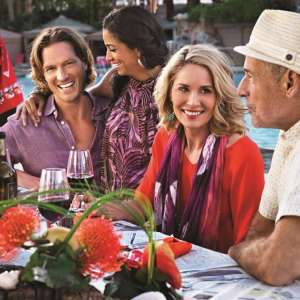
//> input picture 3_DevCpp/project/opencv/face.jpg, 300 x 300 px
$ ./FaceRecog face.jpg   (built with g++ and OpenCV 4)
//> lines starting //> are read from the running program, lines starting //| are printed output that depends on the picture; after the words box and inside, x2 and y2 are one past the last pixel; in counts of white or black regions, pixels touching at a corner belong together
//> further down, image is the input picture: 300 rows x 300 cols, CV_8UC3; mean B, G, R 95.3, 101.9, 140.3
#include <opencv2/core/core.hpp>
#include <opencv2/imgcodecs.hpp>
#include <opencv2/highgui/highgui.hpp>
#include <opencv2/objdetect/objdetect.hpp>
#include <opencv2/imgproc/imgproc.hpp>

#include <iostream>
#include <string>

using namespace cv;
using namespace std;

const string face_cascade_name("/usr/local/share/OpenCV/haarcascades/haarcascade_frontalface_alt.xml");
const string eyes_cascade_name("/usr/local/share/OpenCV/haarcascades/haarcascade_eye_tree_eyeglasses.xml");

CascadeClassifier face_cascade;
CascadeClassifier eyes_cascade;

/** @function detectAndDisplay */
int detectFace( Mat& frame )
{
    std::vector<Rect> faces;
    Mat frame_gray;

    // Convert to grey image
    cvtColor( frame, frame_gray, CV_BGR2GRAY );
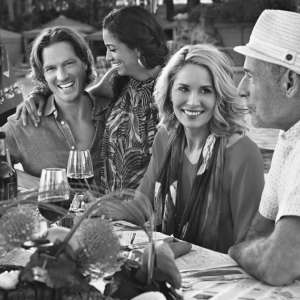
//> frame_gray: 300 rows x 300 cols, CV_8UC1; min 4, max 255, mean 112.6
    equalizeHist( frame_gray, frame_gray );
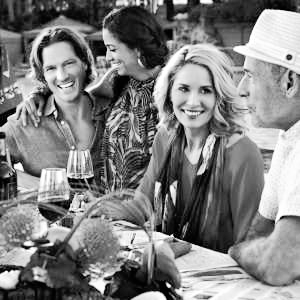
//> frame_gray: 300 rows x 300 cols, CV_8UC1; min 0, max 255, mean 128.2

    //-- Detect faces
    face_cascade.detectMultiScale( frame_gray, faces, 1.1, 2, 0|CV_HAAR_SCALE_IMAGE, Size(30, 30) );
//> faces = 2 Rects (x, y, width, height): [35, 47, 51, 51], [165, 68, 58, 58]

    if ( 0 == faces.size() ) return 0;

    for( size_t i = 0; i < faces.size(); i++ )
    {
        Point center( faces[i].x + faces[i].width*0.5,
                faces[i].y + faces[i].height*0.5 );
        ellipse( frame, center,
                Size( faces[i].width*0.5, faces[i].height*0.5), 0, 0, 360,
                Scalar( 255, 0, 255 ), 4, 8, 0 );

        Mat faceROI = frame_gray( faces[i] );
        std::vector<Rect> eyes;

        //-- In each face, detect eyes
        eyes_cascade.detectMultiScale( faceROI, eyes, 1.1, 2, 0 |CV_HAAR_SCALE_IMAGE, Size(30, 30) );

        for( size_t j = 0; j < eyes.size(); j++ )
        {
            Point center( faces[i].x + eyes[j].x + eyes[j].width*0.5,
                    faces[i].y + eyes[j].y + eyes[j].height*0.5 );
            int radius = cvRound( (eyes[j].width + eyes[j].height)*0.25 );
            circle( frame, center, radius, Scalar( 255, 0, 0 ), 4, 8, 0 );
        }
    }
//> this loop made 2 passes
//> center on passes 1 to 2: Point(60, 72), Point(194, 97)
//> pass 1, in detectFace, `Mat faceROI = frame_gray( faces[i] );`:
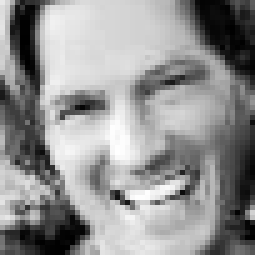
//> faceROI: 51 rows x 51 cols, CV_8UC1 (shown 5 times larger); min 0, max 255, mean 145.5
//> pass 2, in detectFace, `Mat faceROI = frame_gray( faces[i] );`:
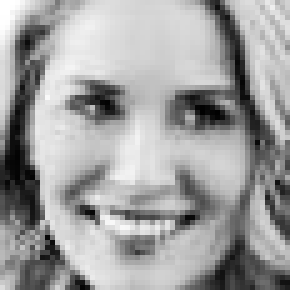
//> faceROI: 58 rows x 58 cols, CV_8UC1 (shown 5 times larger); min 1, max 255, mean 160.1
//> after the loop:
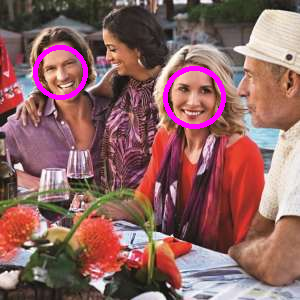
//> frame: 300 rows x 300 cols, CV_8UC3; 1.9% of pixels changed, all inside (x1, y1, x2, y2) = (33, 45, 226, 129)

    return faces.size();
}

int main( int argc, char** argv )
{

    // Load the cascades
    if( !face_cascade.load( face_cascade_name ) ){ printf("--(!)Error loading\n"); return -1; };
    if( !eyes_cascade.load( eyes_cascade_name ) ){ printf("--(!)Error loading\n"); return -1; };

    string imageName;
    if( argc > 1)
    {
        imageName = argv[1];
    }

    Mat image;
    image = imread(imageName.c_str(), IMREAD_COLOR); // Read the file

    if( image.empty() )                      // Check for invalid input
    {
        cout <<  "Could not open or find the image" << std::endl ;
        return -1;
    }

    int faceNum = detectFace(image);
//> faceNum = 2
    cout << faceNum << " face(s) detected" << endl;
//| 2 face(s) detected
    cout << "in file " << imageName << endl;

    namedWindow( "Display window", WINDOW_AUTOSIZE ); // Create a window for display.
    imshow( "Display window", image );                // Show our image inside it.
    waitKey(0); // Wait for a keystroke in the window

    return (faceNum > 0) ? 0 : 1;
}
